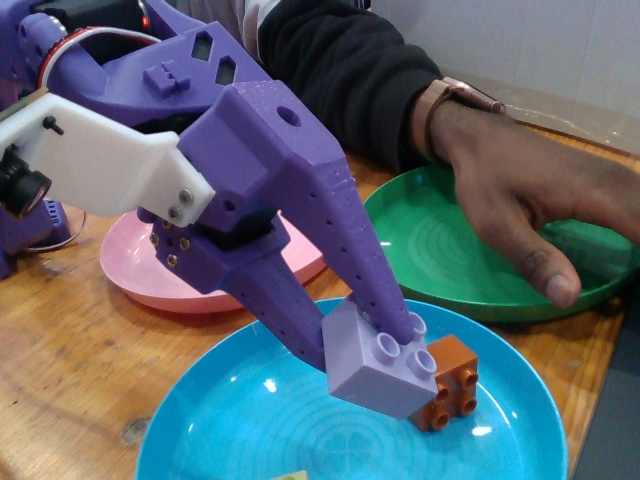
#> input picture positive/lavender-2x2_3437/grip-017/frame_001.jpg, 640 x 480 px
$ python -i anomaly_blocks.py   (imports and definitions only)
#> lines starting #> are read from the running program, lines starting #| are printed output that depends on the picture; after the words box and inside, x2 and y2 are one past the last pixel; in counts of white or black regions, pixels touching at a corner belong together
"""Color- and plate-aware anomaly block detection for the Intel demo cell.

Detects the three target anomaly DUPLO blocks (white 2x4, lime/yellow-green 2x2,
and orange-brown/lavender stacked 2x2) when outside the blue, green, and pink
KALAS plates or while presented in the gripper during arm rotation.
"""

from __future__ import annotations

import cv2
import numpy as np


def _hsv_masks(rgb: np.ndarray) -> dict[str, np.ndarray]:
    hsv = cv2.cvtColor(rgb, cv2.COLOR_RGB2HSV)
    h = hsv[:, :, 0]
    s = hsv[:, :, 1]
    v = hsv[:, :, 2]
    return {
        "white_block": (s <= 52) & (v >= 175),
        "lime_block": (h >= 26) & (h <= 48) & (s >= 55) & (v >= 110),
        "orange_brown_block": (h >= 6) & (h <= 20) & (s >= 120) & (v >= 70),
        "lavender_block": (h >= 125) & (h <= 152) & (s >= 35) & (s <= 125) & (v >= 110),
    }


# [13 lines left out: function _classify_single_rgb, not called in this run]


def _plate_interior_mask(rgb: np.ndarray) -> np.ndarray:
    """Build a mask covering the blue (source), green (good), and pink (defective) plates."""
    hsv = cv2.cvtColor(rgb, cv2.COLOR_RGB2HSV)
    h = hsv[:, :, 0]
    s = hsv[:, :, 1]
    v = hsv[:, :, 2]
    plate_raw = (
        ((h >= 85) & (h <= 118) & (s >= 65) & (v >= 40))  # blue / aqua
        | ((h >= 50) & (h <= 84) & (s >= 55) & (v >= 40))  # green
        | (((h >= 145) | (h <= 5)) & (s >= 45) & (v >= 75))  # pink
    ).astype(np.uint8)
    plate_raw = cv2.morphologyEx(plate_raw, cv2.MORPH_CLOSE, np.ones((7, 7), np.uint8))
    num_labels, _, stats, _ = cv2.connectedComponentsWithStats(plate_raw)
    contours, _ = cv2.findContours(plate_raw, cv2.RETR_EXTERNAL, cv2.CHAIN_APPROX_SIMPLE)
    mask = np.zeros(rgb.shape[:2], dtype=np.uint8)
    min_plate_area = max(900, int(0.004 * rgb.shape[0] * rgb.shape[1]))
    if num_labels > 1 and np.any(stats[1:, 4] >= min_plate_area):
        for cnt in contours:
            if cv2.contourArea(cnt) >= min_plate_area:
                hull = cv2.convexHull(cnt)
                cv2.drawContours(mask, [hull], -1, 1, thickness=-1)
    if np.any(mask):
        mask = cv2.dilate(mask, np.ones((11, 11), np.uint8), iterations=1)
    return mask > 0


# [36 lines left out: function classify_held_anomaly_block, not called in this run]


def detect_unplated_anomaly_blocks(rgb: np.ndarray) -> tuple[bool, str | None, list[list[int]]]:
    """Detect any of the 3 anomaly blocks in `rgb` when outside the blue/green/pink plates."""
    if rgb.size == 0 or rgb.ndim != 3 or rgb.shape[2] != 3:
        return False, None, []

    h_img, w_img = rgb.shape[:2]
    in_plate = _plate_interior_mask(rgb)
    masks = _hsv_masks(rgb)
    min_area = max(250, int(0.001 * h_img * w_img))
    max_area = int(0.06 * h_img * w_img)

    detected_boxes: list[list[int]] = []
    detected_labels: list[str] = []
    for name in ("white_block", "lime_block", "orange_brown_block"):
        comp_mask = (masks[name] & (~in_plate)).astype(np.uint8)
        comp_mask = cv2.morphologyEx(comp_mask, cv2.MORPH_OPEN, np.ones((5, 5), np.uint8))
        comp_mask = cv2.morphologyEx(comp_mask, cv2.MORPH_CLOSE, np.ones((5, 5), np.uint8))
        n_cc, _, stats, _ = cv2.connectedComponentsWithStats(comp_mask)
        for idx in range(1, n_cc):
            x, y, bw, bh, area = map(int, stats[idx])
            if area < min_area or area > max_area:
                continue
            if min(bw, bh) < 16 or max(bw, bh) > int(0.45 * max(w_img, h_img)):
                continue
            # Exclude border-touching desk/wall slabs; held/tabletop anomaly blocks are compact.
            if x <= 2 or y <= 2 or x + bw >= w_img - 2 or y + bh >= h_img - 2:
                continue
            detected_boxes.append([x, y, x + bw, y + bh])
            detected_labels.append(name)

    if not detected_boxes:
        return False, None, []
    return True, detected_labels[0], detected_boxes

>>> import cv2
>>> picture = cv2.cvtColor(cv2.imread('../../../positive/lavender-2x2_3437/grip-017/frame_001.jpg'), cv2.COLOR_BGR2RGB)
>>> result = detect_unplated_anomaly_blocks(picture)
#> in _plate_interior_mask, `hsv = cv2.cvtColor(rgb, cv2.COLOR_RGB2HSV)`: hsv: shape (480, 640, 3); mean H, S, V 80.1, 120.5, 132.7
#> in _plate_interior_mask, `h = hsv[:, :, 0]`:
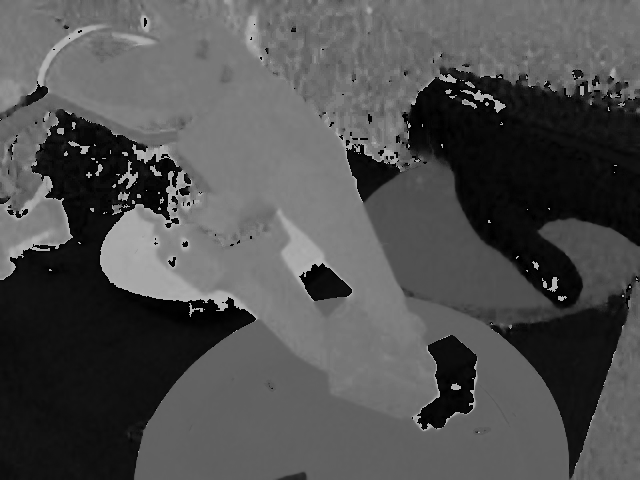
#> h: shape (480, 640); min 0, max 179, mean 80.1
#> in _plate_interior_mask, `s = hsv[:, :, 1]`:
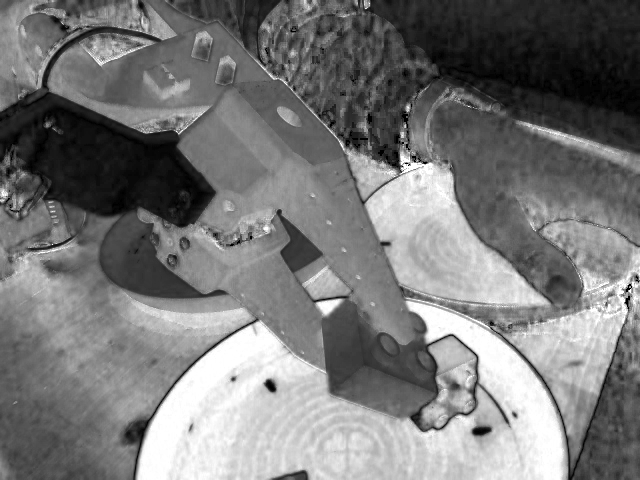
#> s: shape (480, 640); min 0, max 255, mean 120.5
#> in _plate_interior_mask, `v = hsv[:, :, 2]`:
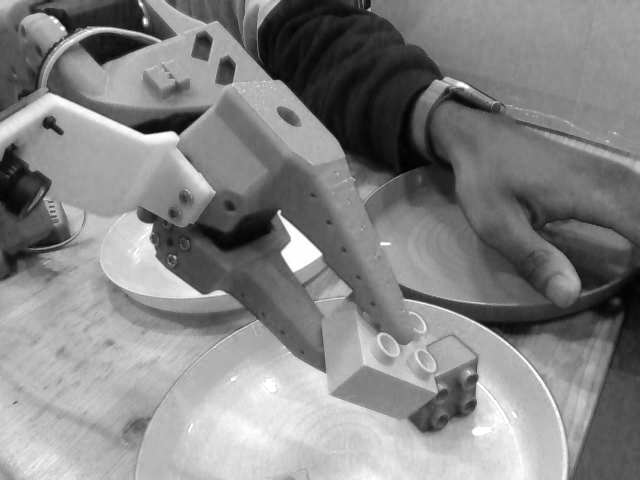
#> v: shape (480, 640); min 1, max 255, mean 132.7
#> in _plate_interior_mask, `plate_raw = ( ((h >= 85) & (h <= 118) & (s >= 65) & (v >= 40))`:
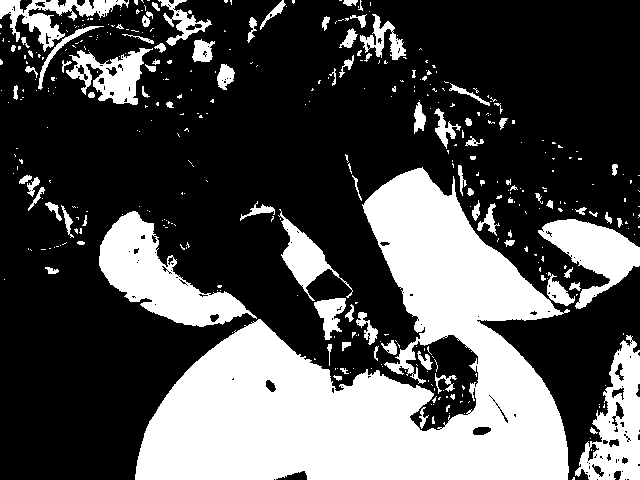
#> plate_raw: shape (480, 640); values 0 (black) and 1 (white), 31.5% white; 400 white regions (307 under 20 px), largest, box (x1, y1, x2, y2) and area: (135, 167, 570, 480) 63750, (99, 211, 257, 327) 7325, (575, 335, 640, 480) 4753
#> in _plate_interior_mask, `plate_raw = cv2.morphologyEx(plate_raw, cv2.MORPH_CLOSE, np.ones((7, 7..`:
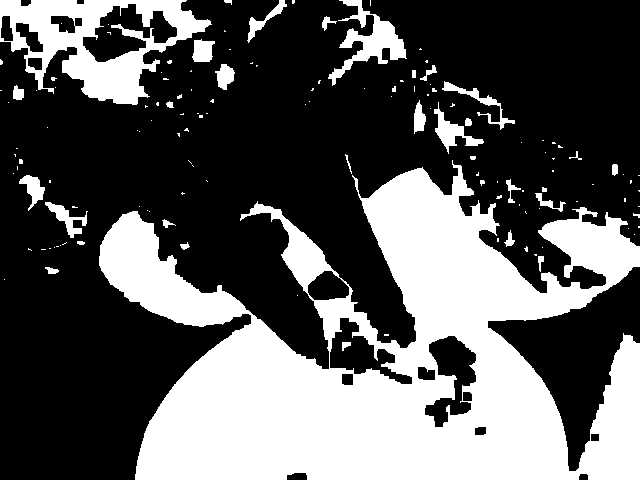
#> plate_raw: shape (480, 640); values 0 (black) and 1 (white), 35.2% white; 137 white regions (103 under 20 px)
#> in _plate_interior_mask, `num_labels, _, stats, _ = cv2.connectedComponentsWithStats(plate_raw)`: num_labels = 138; stats = 138 rows, first 6: [0, 0, 640, 480, 199159], [0, 0, 212, 105, 9744], [224, 0, 8, 5, 25], [247, 0, 40, 43, 378], [292, 0, 3, 4, 11], [328, 0, 79, 86, 2120]
#> in _plate_interior_mask, `contours, _ = cv2.findContours(plate_raw, cv2.RETR_EXTERNAL, cv2.CHAIN..`: contours = 133 contours, 108 with area under 20; largest, box (x1, y1, x2, y2) and area: (99, 160, 640, 480) 95051, (0, 0, 212, 105) 13210, (328, 0, 407, 86) 1868, (434, 102, 484, 154) 638, (45, 202, 88, 238) 421
#> the loop in _plate_interior_mask, `for cnt in contours:` made 133 passes
#> cnt on passes 1, 2, 3, 6, 7, 8, 10, 11, 13, 14, 18, 19: [[384, 334], [384, 335], [388, 335], [388, 334]], [[297, 295]], [[4, 279]], [[534, 254], [535, 255], [536, 255], [536, 254]], [[41, 249], [45, 249]], [[49, 248], [50, 248]], [[542, 247]], [[54, 247]], [[56, 246], [58, 246]], [[60, 245]], [[497, 238], [497, 241], [498, 241], [498, 238]], [[634, 234]]
#> after the loop in _plate_interior_mask, `for cnt in contours:`: mask: shape (480, 640); values 0 (black) and 1 (white), 56.8% white; 1 black region, box (x1, y1, x2, y2) and area: (0, 0, 640, 480) 132680
#> in _plate_interior_mask, `mask = cv2.dilate(mask, np.ones((11, 11), np.uint8), iterations=1)`:
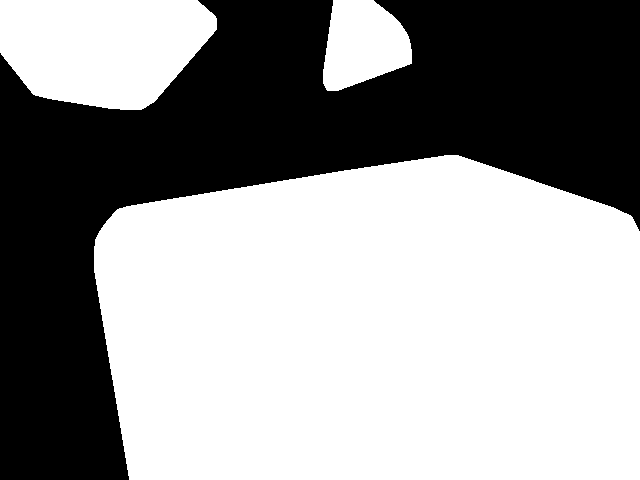
#> mask: shape (480, 640); values 0 (black) and 1 (white), 59.6% white; 1 black region, box (x1, y1, x2, y2) and area: (0, 0, 640, 480) 124166
#> in detect_unplated_anomaly_blocks, `masks = _hsv_masks(rgb)`: masks = 4 items
#> the loop in detect_unplated_anomaly_blocks, `for name in ("white_block", "lime_block", "orange_brown_block"):` made 3 passes
#> n_cc on passes 1, 3: 4, 7
#> (n_cc, stats) on pass 2: (1, [[0, 0, 640, 480, 307200]])
#> after the loop in detect_unplated_anomaly_blocks, `for name in ("white_block", "lime_block", "orange_brown_block"):`:
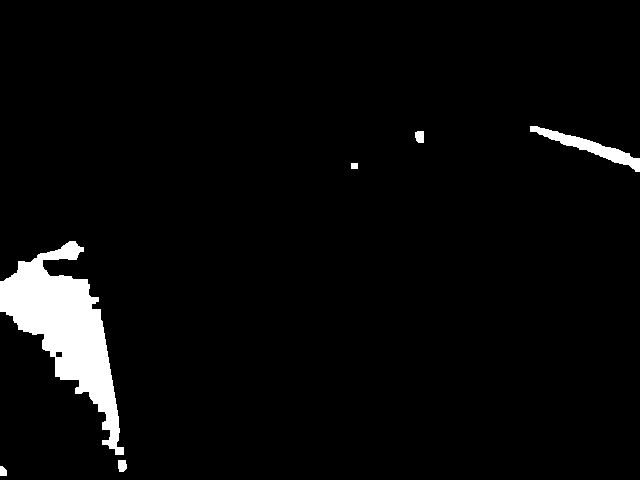
#> comp_mask: shape (480, 640); values 0 (black) and 1 (white), 3.8% white; 6 white regions, box (x1, y1, x2, y2) and area: (0, 241, 124, 455) 10204, (530, 126, 640, 172) 1203, (415, 131, 424, 143) 98, (118, 460, 127, 472) 95, (0, 466, 7, 476) 60, (351, 163, 358, 169) 42
#> after the loop in detect_unplated_anomaly_blocks, `for name in ("white_block", "lime_block", "orange_brown_block"):`: detected_boxes = []

$ run again, on positive/lavender-2x2_3437/grip-017/frame_008.jpg
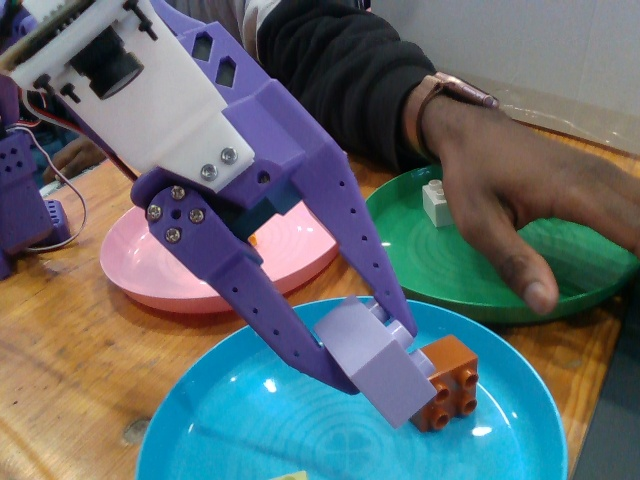
#> input picture positive/lavender-2x2_3437/grip-017/frame_008.jpg, 640 x 480 px
#> hsv: shape (480, 640, 3); mean H, S, V 78.5, 114.9, 134.7
#> in _plate_interior_mask, `plate_raw = cv2.morphologyEx(plate_raw, cv2.MORPH_CLOSE, np.ones((7, 7..`:
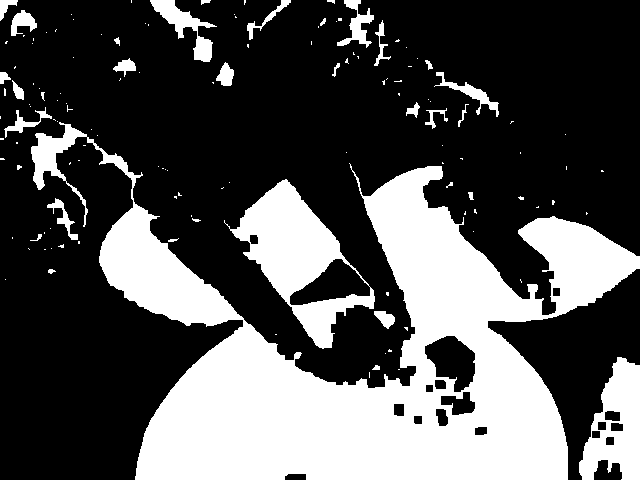
#> plate_raw: shape (480, 640); values 0 (black) and 1 (white), 32.2% white; 135 white regions (102 under 20 px)
#> in _plate_interior_mask, `num_labels, _, stats, _ = cv2.connectedComponentsWithStats(plate_raw)`: num_labels = 136; stats = 136 rows, first 6: [0, 0, 640, 480, 208155], [0, 0, 18, 21, 173], [131, 0, 1, 3, 3], [150, 0, 67, 62, 1293], [201, 0, 10, 5, 32], [244, 0, 2, 5, 8]
#> contours = 135 contours, 112 with area under 20; largest, box (x1, y1, x2, y2) and area: (31, 122, 640, 480) 80432, (224, 179, 375, 349) 10950, (579, 357, 640, 480) 4738, (150, 0, 217, 62) 1159, (337, 0, 374, 48) 548
#> the loop in _plate_interior_mask, `for cnt in contours:` made 135 passes
#> cnt on passes 1, 2, 5, 7, 8, 12, 14, 15: [[369, 372], [369, 377]], [[398, 369], [399, 369]], [[385, 353]], [[275, 334], [276, 334]], [[404, 327], [407, 330], [407, 327]], [[5, 279]], [[44, 249], [45, 249]], [[51, 248]]
#> masks = 4 items
#> the loop in detect_unplated_anomaly_blocks, `for name in ("white_block", "lime_block", "orange_brown_block"):` made 3 passes
#> n_cc on passes 1, 3: 4, 12
#> after the loop in detect_unplated_anomaly_blocks, `for name in ("white_block", "lime_block", "orange_brown_block"):`:
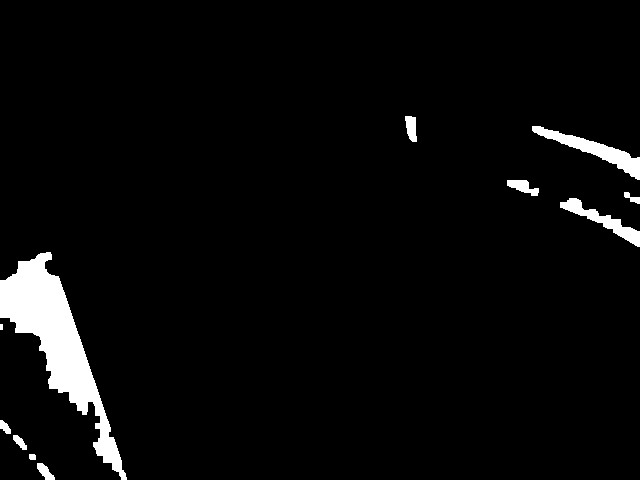
#> comp_mask: shape (480, 640); values 0 (black) and 1 (white), 3.8% white; 11 white regions (1 under 20 px), largest, box (x1, y1, x2, y2) and area: (0, 252, 127, 480) 8255, (532, 126, 640, 180) 1453, (560, 198, 640, 247) 977
#> after the loop in detect_unplated_anomaly_blocks, `for name in ("white_block", "lime_block", "orange_brown_block"):`: detected_boxes = []
